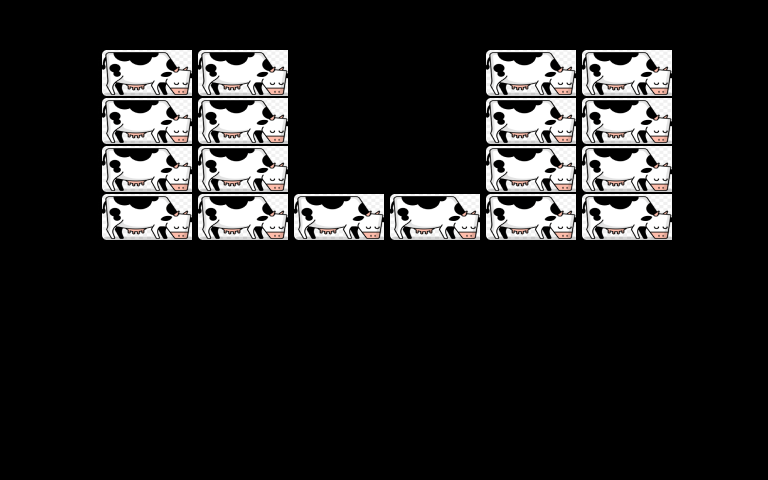

A level layout from a 2D game, rendered from its tile map. Below: a short description, then the map file with its tile-grid data intact:
An orthogonal 8x10 tile map with 96x48 px tiles, 1 tile layer (Level).

<map version="1.5" tiledversion="1.7.2" orientation="orthogonal" renderorder="right-down" width="8" height="10" tilewidth="96" tileheight="48" infinite="0" nextlayerid="2" nextobjectid="1">
 <editorsettings>
  <export target="level2.json" format="json" />
 </editorsettings>
 <tileset firstgid="1" name="cow" tilewidth="96" tileheight="48" tilecount="1" columns="1">
  <image source="../assets/cow.png" width="106" height="58" />
 </tileset>
 <layer id="1" name="Level" width="8" height="10">
  <data encoding="csv">
0,0,0,0,0,0,0,0,
0,1,1,0,0,1,1,0,
0,1,1,0,0,1,1,0,
0,1,1,0,0,1,1,0,
0,1,1,1,1,1,1,0,
0,0,0,0,0,0,0,0,
0,0,0,0,0,0,0,0,
0,0,0,0,0,0,0,0,
0,0,0,0,0,0,0,0,
0,0,0,0,0,0,0,0
</data>
 </layer>
</map>